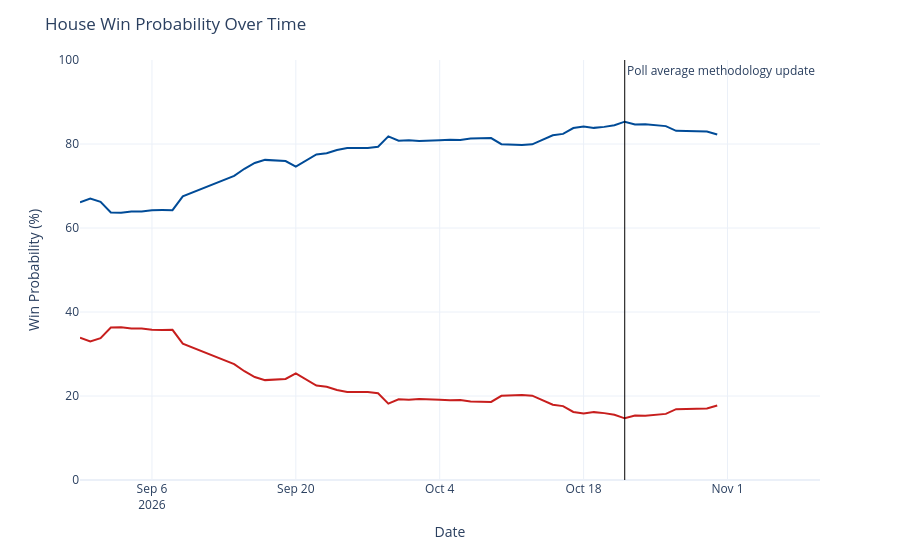

This figure's notebook cell:
### Code cell
chance_over_time = output_ts[(output_ts['geo'] == 'US House') &
                             (output_ts['type'] == 'chance')]
chance_over_time['rep_chance'] = chance_over_time['y'].map(lambda x: 100 - x)
chance_over_time = chance_over_time.rename({'y': 'Democrats', 'rep_chance': 'Republicans'}, axis=1)
chance_time_ser = px.line(chance_over_time, x='date', y=['Democrats', 'Republicans'], template='plotly_white',
                         color_discrete_map={'Democrats': '#004b97', 'Republicans': '#c71e1d'},)
chance_time_ser.update_traces(hovertemplate="%{y:.1f}%")
chance_time_ser.update_layout(
    xaxis=dict(range=[pd.to_datetime('2026-08-30'), pd.to_datetime('2026-11-10')]),
    yaxis=dict(range=[0, 100]),
    xaxis_title='Date',
    yaxis_title='Win Probability (%)',
    title=dict(text="House Win Probability Over Time"),
    hovermode="x",
    showlegend=False
)
chance_time_ser.add_vline(x=pd.to_datetime('2026-10-22').timestamp() * 1000, line_width=1, line_color='black',
                          annotation_text='Poll average methodology update', annotation_position='top right')
chance_time_ser

### Figure 1 — Plotly figure (JSON) as saved in the notebook; plotly's stock layout.template omitted (floating-point values rounded to 4 significant figures)
{"data": [{"hovertemplate": "%{y:.1f}%", "legendgroup": "Democrats", "line": {"color": "#004b97", "dash": "solid"}, "marker": {"symbol": "circle"}, "mode": "lines", "name": "Democrats", "orientation": "v", "showlegend": true, "type": "scatter", "x": ["2026-08-30", "2026-08-31", "2026-09-01", "2026-09-02", "2026-09-03", "2026-09-04", "2026-09-05", "2026-09-06", "2026-09-07", "2026-09-08", "2026-09-09", "2026-09-14", "2026-09-15", "2026-09-16", "2026-09-17", "2026-09-18", "2026-09-19", "2026-09-20", "2026-09-21", "2026-09-22", "2026-09-23", "2026-09-24", "2026-09-25", "2026-09-26", "2026-09-27", "2026-09-28", "2026-09-29", "2026-09-30", "2026-10-01", "2026-10-02", "2026-10-03", "2026-10-04", "2026-10-05", "2026-10-06", "2026-10-07", "2026-10-08", "2026-10-09", "2026-10-10", "2026-10-11", "2026-10-12", "2026-10-13", "2026-10-15", "2026-10-16", "2026-10-17", "2026-10-18", "2026-10-19", "2026-10-20", "2026-10-21", "2026-10-22", "2026-10-23", "2026-10-24", "2026-10-25", "2026-10-26", "2026-10-27", "2026-10-29", "2026-10-30", "2026-10-31"], "xaxis": "x", "y": [66.12, 67.02, 66.25, 63.69, 63.65, 63.91, 63.91, 64.23, 64.27, 64.25, 67.54, 72.39, 74.1, 75.49, 76.22, 76.08, 75.94, 74.59, 76.12, 77.51, 77.78, 78.58, 79.05, 79.05, 79.05, 79.34, 81.82, 80.78, 80.9, 80.69, 80.7, 80.88, 81.01, 80.94, 81.32, 81.39, 81.42, 79.94, 79.78, 79.75, 79.92, 82.09, 82.41, 83.8, 84.17, 83.84, 84.08, 84.45, 85.31, 84.64, 84.7, 84.4, 84.26, 83.14, 83.05, 82.97, 82.25], "yaxis": "y"}, {"hovertemplate": "%{y:.1f}%", "legendgroup": "Republicans", "line": {"color": "#c71e1d", "dash": "solid"}, "marker": {"symbol": "circle"}, "mode": "lines", "name": "Republicans", "orientation": "v", "showlegend": true, "type": "scatter", "x": ["2026-08-30", "2026-08-31", "2026-09-01", "2026-09-02", "2026-09-03", "2026-09-04", "2026-09-05", "2026-09-06", "2026-09-07", "2026-09-08", "2026-09-09", "2026-09-14", "2026-09-15", "2026-09-16", "2026-09-17", "2026-09-18", "2026-09-19", "2026-09-20", "2026-09-21", "2026-09-22", "2026-09-23", "2026-09-24", "2026-09-25", "2026-09-26", "2026-09-27", "2026-09-28", "2026-09-29", "2026-09-30", "2026-10-01", "2026-10-02", "2026-10-03", "2026-10-04", "2026-10-05", "2026-10-06", "2026-10-07", "2026-10-08", "2026-10-09", "2026-10-10", "2026-10-11", "2026-10-12", "2026-10-13", "2026-10-15", "2026-10-16", "2026-10-17", "2026-10-18", "2026-10-19", "2026-10-20", "2026-10-21", "2026-10-22", "2026-10-23", "2026-10-24", "2026-10-25", "2026-10-26", "2026-10-27", "2026-10-29", "2026-10-30", "2026-10-31"], "xaxis": "x", "y": [33.88, 32.98, 33.75, 36.31, 36.35, 36.09, 36.09, 35.77, 35.73, 35.75, 32.46, 27.61, 25.9, 24.51, 23.78, 23.92, 24.06, 25.41, 23.88, 22.49, 22.22, 21.42, 20.95, 20.95, 20.95, 20.66, 18.18, 19.22, 19.1, 19.31, 19.3, 19.12, 18.99, 19.06, 18.68, 18.61, 18.58, 20.06, 20.22, 20.25, 20.08, 17.91, 17.59, 16.2, 15.83, 16.16, 15.92, 15.55, 14.69, 15.36, 15.3, 15.6, 15.74, 16.86, 16.95, 17.03, 17.75], "yaxis": "y"}], "layout": {"annotations": [{"showarrow": false, "text": "Poll average methodology update", "x": 1792627200000, "xanchor": "left", "xref": "x", "y": 1, "yanchor": "top", "yref": "y domain"}], "hovermode": "x", "legend": {"title": {"text": "variable"}, "tracegroupgap": 0}, "margin": {"t": 60}, "shapes": [{"line": {"color": "black", "width": 1}, "type": "line", "x0": 1792627200000, "x1": 1792627200000, "xref": "x", "y0": 0, "y1": 1, "yref": "y domain"}], "showlegend": false, "title": {"text": "House Win Probability Over Time"}, "xaxis": {"anchor": "y", "domain": [0, 1], "range": ["2026-08-30T00:00:00", "2026-11-10T00:00:00"], "title": {"text": "Date"}}, "yaxis": {"anchor": "x", "domain": [0, 1], "range": [0, 100], "title": {"text": "Win Probability (%)"}}}}
